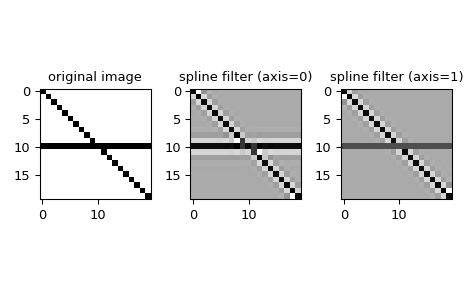

The Python source for this figure:
# We can filter an image using 1-D spline along the given axis:

from scipy.ndimage import spline_filter1d
import matplotlib.pyplot as plt
orig_img = np.eye(20)  # create an image
orig_img[10, :] = 1.0
sp_filter_axis_0 = spline_filter1d(orig_img, axis=0)
sp_filter_axis_1 = spline_filter1d(orig_img, axis=1)
f, ax = plt.subplots(1, 3, sharex=True)
for ind, data in enumerate([[orig_img, "original image"],
            [sp_filter_axis_0, "spline filter (axis=0)"],
            [sp_filter_axis_1, "spline filter (axis=1)"]]):
    ax[ind].imshow(data[0], cmap='gray_r')
    ax[ind].set_title(data[1])
plt.tight_layout()
plt.show()
